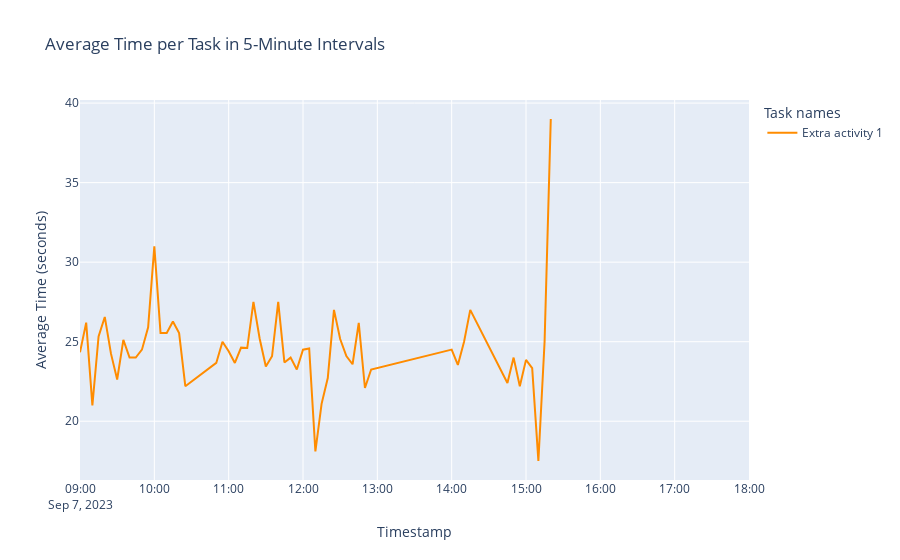

The code cell stored with this chart in its notebook:
### Code cell
def plot_line(date_year, df):
    if not include_break_bar:
        df = df[df['task'] != 0]
    else:
        df = df

    color_discrete = {'Break': 'navy', 'TEKOX Red Black Cables': 'tomato', 'TEKOX Blue Brown Cables': 'cornflowerblue',
                      'MFALG Assembly': 'gold', 'Screws in Boards': 'darkgray', 'Extra activity 1': 'darkorange',
                      'Extra Activity 2': 'violet', 'Unkown Activity': 'limegreen'}


    # Group by 'task_name' and 5-minute intervals, and calculate the mean of 'sec'
    freq = '5T'
    df_avg = df.groupby(['task_name', pd.Grouper(key='ts', freq=freq)])['sec'].mean().reset_index()
    df_cumavg = df.groupby(['task_name', pd.Grouper(key='ts', freq=freq)])['sec'].expanding().mean().reset_index()


    # Create a scatter plot for the average values
    fig = px.line(df_avg, x='ts', y='sec', color='task_name',
                    labels={"ts": "Timestamp", "sec": "Average Time (seconds)", 'task_name': 'Task names'},
                    title="Average Time per Task in 5-Minute Intervals",
                    color_discrete_map= color_discrete)
    
    if date_year == "2023-07-31":
        fig.update_layout(yaxis_range = [0,45], xaxis_range=[date_year + ' 14:00:00', date_year + ' 16:30:00'])
    
    elif date_year == "2023-08-01":
        fig.update_layout(yaxis_range = [0,45],  xaxis_range=[date_year + ' 09:00:00', date_year + ' 10:00:00'])
        #fig.update_layout(yaxis_range = [0,150],  xaxis_range=[date_year + ' 16:00:00', date_year + ' 17:45:00'])
    
    elif date_year == "2023-08-02":
        fig.update_layout( xaxis_range=[date_year + ' 09:00:00', date_year + ' 18:00:00'])
    
    elif date_year == "2023-09-06":
        fig.update_layout( xaxis_range=[date_year + ' 09:00:00', date_year + ' 18:00:00'])
    
    elif date_year == "2023-09-07":
        fig.update_layout( xaxis_range=[date_year + ' 09:00:00', date_year + ' 18:00:00'])
    
    elif date_year == "2023-09-27":
        fig.update_layout( xaxis_range=[date_year + ' 09:00:00', date_year + ' 18:00:00'])
    

    fig.show()

plot_line(date_year, df1)

### Figure 1 — Plotly figure (JSON) as saved in the notebook; plotly's stock layout.template omitted (floating-point values rounded to 4 significant figures)
{"data": [{"hovertemplate": "Task names=Extra activity 1<br>Timestamp=%{x}<br>Average Time (seconds)=%{y}<extra></extra>", "legendgroup": "Extra activity 1", "line": {"color": "darkorange", "dash": "solid"}, "marker": {"symbol": "circle"}, "mode": "lines", "name": "Extra activity 1", "orientation": "v", "showlegend": true, "type": "scatter", "x": ["2023-09-07T09:00:00", "2023-09-07T09:05:00", "2023-09-07T09:10:00", "2023-09-07T09:15:00", "2023-09-07T09:20:00", "2023-09-07T09:25:00", "2023-09-07T09:30:00", "2023-09-07T09:35:00", "2023-09-07T09:40:00", "2023-09-07T09:45:00", "2023-09-07T09:50:00", "2023-09-07T09:55:00", "2023-09-07T10:00:00", "2023-09-07T10:05:00", "2023-09-07T10:10:00", "2023-09-07T10:15:00", "2023-09-07T10:20:00", "2023-09-07T10:25:00", "2023-09-07T10:50:00", "2023-09-07T10:55:00", "2023-09-07T11:00:00", "2023-09-07T11:05:00", "2023-09-07T11:10:00", "2023-09-07T11:15:00", "2023-09-07T11:20:00", "2023-09-07T11:25:00", "2023-09-07T11:30:00", "2023-09-07T11:35:00", "2023-09-07T11:40:00", "2023-09-07T11:45:00", "2023-09-07T11:50:00", "2023-09-07T11:55:00", "2023-09-07T12:00:00", "2023-09-07T12:05:00", "2023-09-07T12:10:00", "2023-09-07T12:15:00", "2023-09-07T12:20:00", "2023-09-07T12:25:00", "2023-09-07T12:30:00", "2023-09-07T12:35:00", "2023-09-07T12:40:00", "2023-09-07T12:45:00", "2023-09-07T12:50:00", "2023-09-07T12:55:00", "2023-09-07T14:00:00", "2023-09-07T14:05:00", "2023-09-07T14:10:00", "2023-09-07T14:15:00", "2023-09-07T14:45:00", "2023-09-07T14:50:00", "2023-09-07T14:55:00", "2023-09-07T15:00:00", "2023-09-07T15:05:00", "2023-09-07T15:10:00", "2023-09-07T15:15:00", "2023-09-07T15:20:00"], "xaxis": "x", "y": [24.33, 26.2, 21, 25.33, 26.56, 24.25, 22.62, 25.11, 24, 24, 24.5, 25.91, 31, 25.55, 25.55, 26.27, 25.55, 22.2, 23.67, 25, 24.4, 23.67, 24.62, 24.6, 27.5, 25.2, 23.44, 24.08, 27.5, 23.69, 24, 23.25, 24.5, 24.57, 18.1, 21.09, 22.71, 27, 25.17, 24.1, 23.58, 26.18, 22.09, 23.25, 24.5, 23.54, 25, 27, 22.4, 24, 22.2, 23.86, 23.33, 17.5, 25, 39], "yaxis": "y"}], "layout": {"legend": {"title": {"text": "Task names"}, "tracegroupgap": 0}, "title": {"text": "Average Time per Task in 5-Minute Intervals"}, "xaxis": {"anchor": "y", "domain": [0, 1], "range": ["2023-09-07 09:00:00", "2023-09-07 18:00:00"], "title": {"text": "Timestamp"}}, "yaxis": {"anchor": "x", "domain": [0, 1], "title": {"text": "Average Time (seconds)"}}}}
